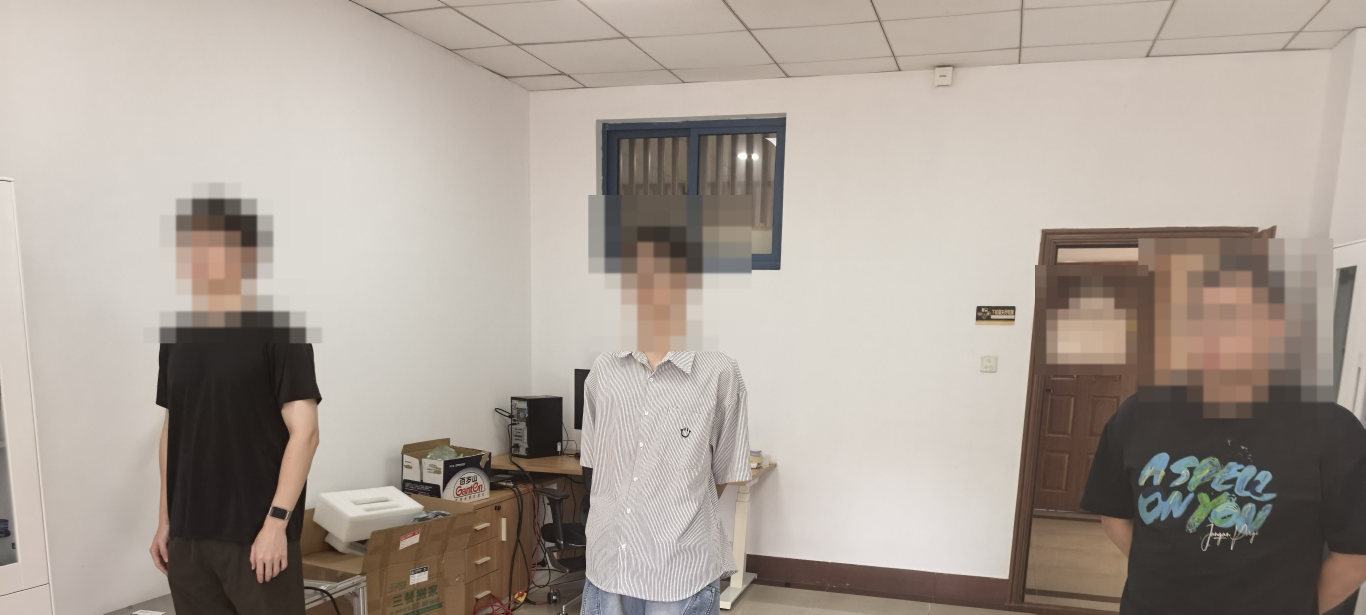
#> input picture manuscript_assets/photos/indoor_anonymized_crop.jpg, 4096 x 1843 px (shown at 1/3 size); its folder holds 2 pictures in this run
$ python regenerate.py
#> lines starting #> are read from the running program, lines starting #| are printed output that depends on the picture
"""Regenerate non-simulation manuscript illustrations from their original plotting recipes."""
from pathlib import Path
import argparse, json, os, runpy, hashlib
ROOT=Path(__file__).resolve().parent
ap=argparse.ArgumentParser(description=__doc__)
ap.add_argument('--out',type=Path,default=ROOT/'generated')
args=ap.parse_args(); O=args.out.resolve()
if not O.is_relative_to(ROOT): ap.error('Output must stay inside manuscript_assets')
O.mkdir(parents=True,exist_ok=True)
os.environ.setdefault('MPLCONFIGDIR',str(O/'mplconfig'))
import matplotlib
matplotlib.use('Agg')
import matplotlib.pyplot as plt
plt.rcParams.update({'font.family':'DejaVu Serif','font.size':8,'axes.titlesize':8,
 'axes.labelsize':8,'legend.fontsize':7,'xtick.labelsize':7,'ytick.labelsize':7,
 'lines.linewidth':1.25,'lines.markersize':3.5,'pdf.fonttype':42,'ps.fonttype':42})
colors=['#0072B2','#D55E00','#009E73','#CC79A7','#6B5B00']
marks=['o','s','^','D','v']
def save(fig,name):
    fig.savefig(O/(name+'.pdf'),bbox_inches='tight',pad_inches=.04)
    fig.savefig(O/(name+'.png'),dpi=170,bbox_inches='tight',pad_inches=.04)
    plt.close(fig)
def grid(ax): ax.grid(True,ls='--',lw=.45,alpha=.4)

# Physical and virtual arrays: all ordered channels and their duplicated location.
fig,axs=plt.subplots(1,2,figsize=(7.05,2.45),layout='constrained')
physical=[(-19,0,'TRX1'),(19,0,'TRX2'),(-19,-20,'RX1'),(0,-20,'RX2')]
for x,z,lab in physical:
    axs[0].scatter(x,z,s=110,marker='s',facecolors='#BBD8E9',edgecolors='#40576B');axs[0].annotate(lab,(x,z),xytext=(0,10),textcoords='offset points',ha='center')
axs[0].set(xlim=(-33,33),ylim=(-31,17),xlabel='x (mm)',ylabel='z (mm)',title='(a) Physical elements');grid(axs[0])
virtual={}
for tx,name in [(-19,'TRX1'),(19,'TRX2')]:
    for x,z,lab in physical: virtual.setdefault((x+tx,z),[]).append(name+' → '+lab)
for (x,z),labs in virtual.items():
    chosen=z==-20
    axs[1].scatter(x,z,s=70,marker='s',facecolors='#BBD8E9' if chosen else 'white',edgecolors='#40576B')
    txt='\n'.join(labs).replace('TRX','T').replace('RX','R')
    axs[1].annotate(txt,(x,z),xytext=(0,8 if z==0 else -11),textcoords='offset points',ha='center',va='bottom' if z==0 else 'top',fontsize=6.5)
axs[1].set(xlim=(-49,49),ylim=(-38,18),xlabel='Virtual x (mm)',ylabel='Virtual z (mm)',title='(b) Seven virtual positions');grid(axs[1])
save(fig,'antenna_layout')
#> in save, `fig.savefig(O/(name+'.pdf'),bbox_inches='tight',pad_inches=.04)`:
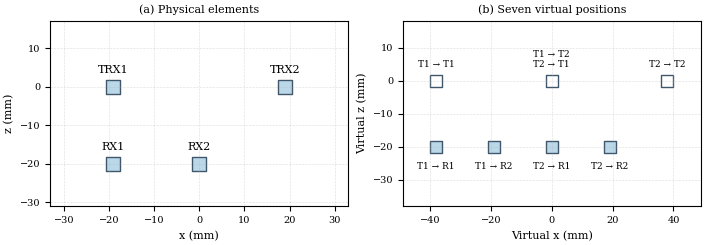
#> figure drawn by matplotlib, 2 panels

# Scene photos and position map use a single, consistent panel layout.
fig=plt.figure(figsize=(7.05,2.7),layout='constrained');gs=fig.add_gridspec(2,2,width_ratios=[1.05,1])
for i,env in enumerate(['indoor','outdoor']):
    ax=fig.add_subplot(gs[i,0]);ax.imshow(plt.imread(ROOT/'photos'/(env+'_anonymized_crop.jpg')));ax.axis('off');ax.set_title(f'({chr(97+i)}) {env.capitalize()}')
#> (the run stopped early here; a loop or call above may not have finished)
